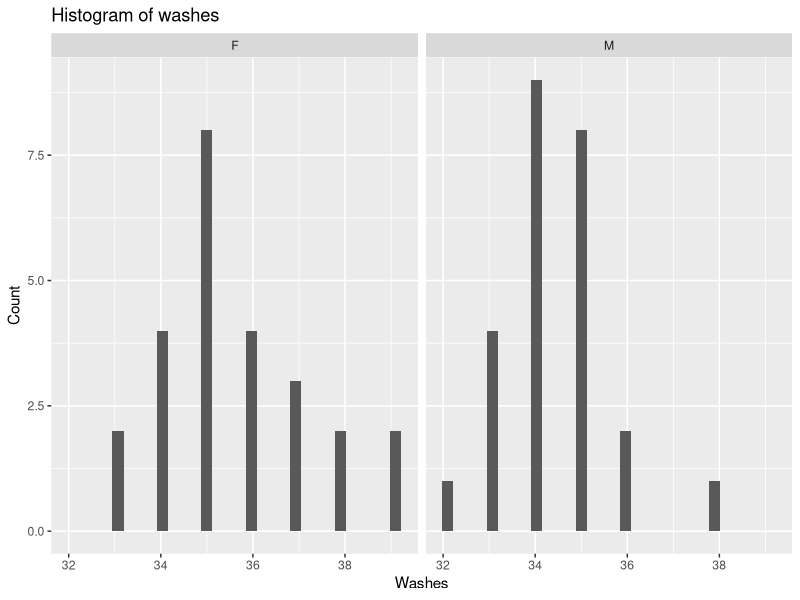
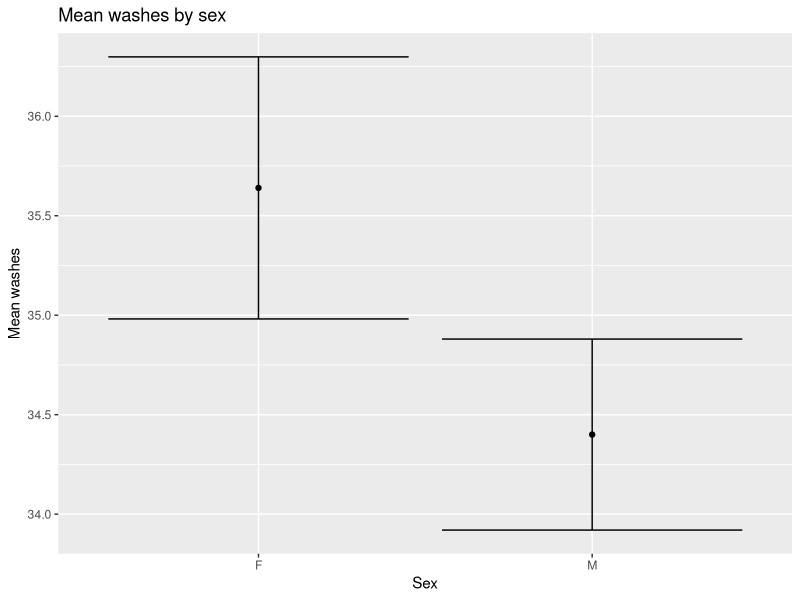

Generate these figures, in order, with R:
## ---- chunk 1
#| message: false # suppresses messages that you don't need in this block
#| warning: false # suppresses warnings that you don't need in this block

library(tidyverse)
library(ggplot2)

raw <- read_csv("HandWashingData.csv")

## ---- chunk 2

data <- raw %>% group_by(sex) %>% mutate(means=mean(washes))

## ---- chunk 3
#| warning: false
#| message: false


# In code blocks, make sure that the code length doesn't go past the grey line.
# by adding line breaks.

# facet_wrap(~ sex) creates separate panels by sex.

ggplot(data, aes(x=washes)) + geom_histogram() + facet_wrap(~ sex) + 
  labs(title = "Histogram of washes", x = "Washes", y = "Count")



## ---- chunk 4
table <- data %>% summarize(Count = n(), Mean = mean(washes), SD = sd(washes), 
                            SE = SD/sqrt(Count), ci = 1.96*SE, 
                            ci_min = Mean - ci, ci_max = Mean + ci, 
                            CI = paste0("[", round(ci_min, 2), 
                                        ", ", 
                                        round(ci_max, 2), "]"))


# knitr::kable() is a function that renders a pretty table

table %>% mutate(Sex = sex) %>% select(Sex, Count, Mean, SD, SE, CI) %>% knitr::kable() 

## ---- chunk 5

ggplot(table, aes(x=sex, y=Mean)) + geom_point() + 
  geom_errorbar(aes(ymax = ci_max, ymin = ci_min)) + 
  labs(title = "Mean washes by sex", x = "Sex", y = "Mean washes")
